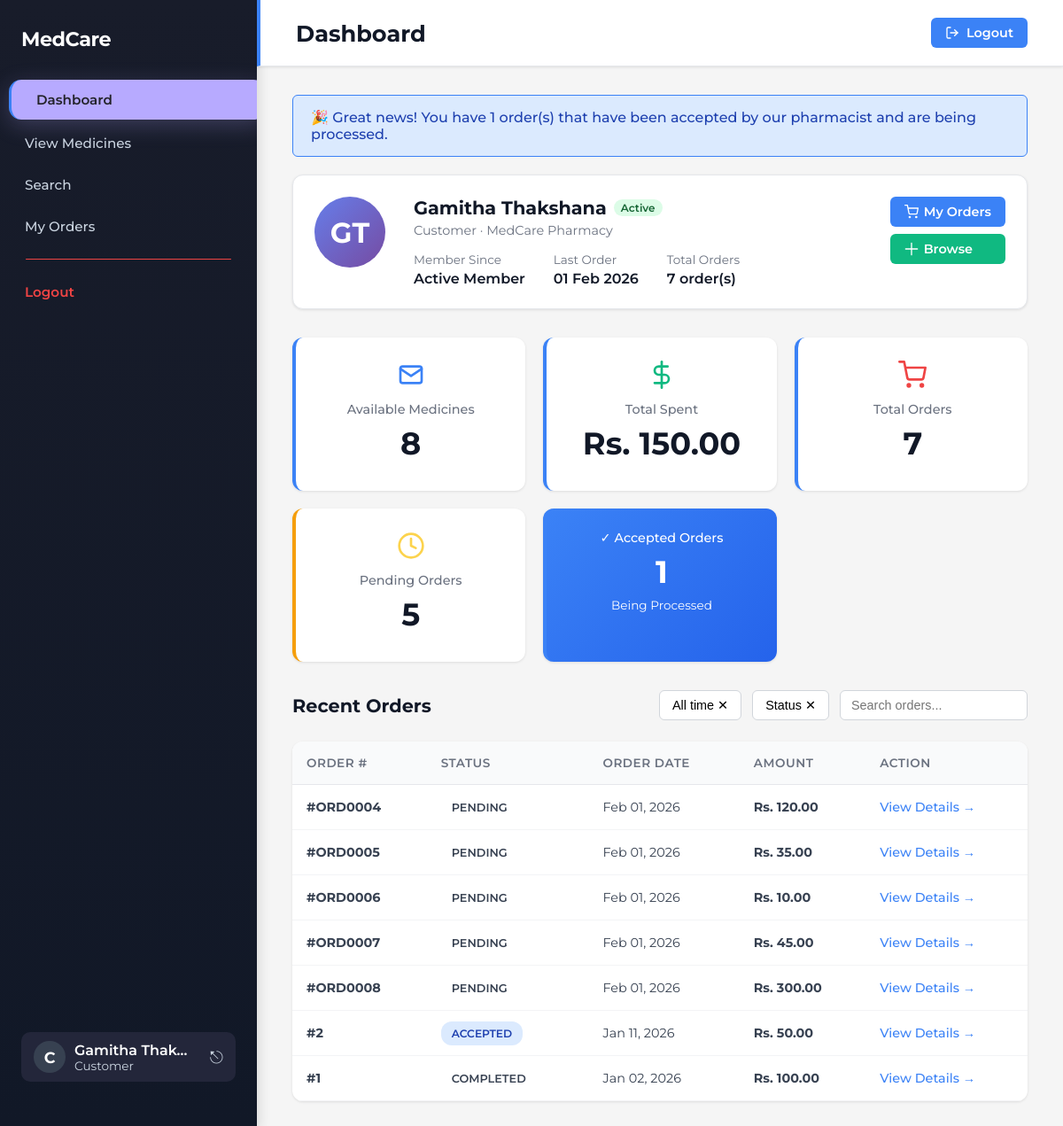
/dashboard_customer.php (signed in), run on the app's committed database.
### tables this page shows
CREATE TABLE IF NOT EXISTS `orders` (
  `ORDER_ID` varchar(10) NOT NULL,
  `CUSTOMER_ID` varchar(10) NOT NULL,
  `ORDER_DATE` date NOT NULL,
  `TOTAL_AMOUNT` float NOT NULL,
  `STATUS` enum('PENDING','PROCESSING','COMPLETED','CANCEL') NOT NULL,
  `PRESCRIPTION_PATH` varchar(255) DEFAULT NULL,
  PRIMARY KEY (`ORDER_ID`),
  KEY `fk_CUSTOMER_ID_CUSTOMER` (`CUSTOMER_ID`)
);

### public/dashboard_customer.php (the view, shortened to what this page needs)
<?php
require_once '../config/db_connect.php';
$user_id = $_SESSION['user_id'];
$f_name = $_SESSION['f_name'] ?? 'Customer';
$l_name = $_SESSION['l_name'] ?? '';
$stmt = $conn->prepare("SELECT COUNT(*) AS total FROM medicine WHERE STOCK_QUANTITY > 0");
$stmt->execute();
$total_medicines = $stmt->get_result()->fetch_assoc()['total'] ?? 0;
$stmt = $conn->prepare("SELECT COUNT(*) AS total FROM orders WHERE CUSTOMER_ID = ?");
$stmt->bind_param("s", $user_id);
$stmt->execute();
$total_orders = $stmt->get_result()->fetch_assoc()['total'] ?? 0;
$stmt = $conn->prepare("SELECT COUNT(*) AS total FROM orders WHERE CUSTOMER_ID = ? AND STATUS = 'PENDING'");
$stmt->bind_param("s", $user_id);
$stmt->execute();
$pending_orders = $stmt->get_result()->fetch_assoc()['total'] ?? 0;
$stmt = $conn->prepare("SELECT COUNT(*) AS total FROM orders WHERE CUSTOMER_ID = ? AND STATUS = 'PROCESSING'");
$stmt->bind_param("s", $user_id);
$stmt->execute();
$accepted_orders = $stmt->get_result()->fetch_assoc()['total'] ?? 0;
$stmt = $conn->prepare("SELECT MAX(ORDER_DATE) AS last_order FROM orders WHERE CUSTOMER_ID = ?");
$stmt->bind_param("s", $user_id);
$stmt->execute();
$last_order = $stmt->get_result()->fetch_assoc()['last_order'] ?? null;
$stmt = $conn->prepare("SELECT SUM(TOTAL_AMOUNT) AS total_spent FROM orders WHERE CUSTOMER_ID = ? AND STATUS IN ('COMPLETED', 'PROCESSING')");
$stmt->bind_param("s", $user_id);
$stmt->execute();
$total_spent = $stmt->get_result()->fetch_assoc()['total_spent'] ?? 0;
$stmt = $conn->prepare("SELECT ORDER_ID, TOTAL_AMOUNT, STATUS, ORDER_DATE FROM orders WHERE CUSTOMER_ID = ? ORDER BY ORDER_DATE DESC LIMIT 10");
$stmt->bind_param("s", $user_id);
$stmt->execute();
$recent_orders = $stmt->get_result();
function getCustomerStatus($dbStatus) {
    if ($dbStatus === 'PROCESSING') {
        return 'ACCEPTED';
    }
    return $dbStatus;
}
?>
<!DOCTYPE html>
<html lang="en">
<head>
<link rel="stylesheet" href="../css/dashboard.css">
</head>
<body>
<div class="sidebar" style="background: linear-gradient(180deg, #181c2a 0%, #111827 100%); color: #fff; min-width: 290px; width: 290px; display: flex; flex-direction: column; align-items: stretch; justify-content: space-between; height: 100vh; position: fixed; left: 0; top: 0; box-shadow: 4px 0 12px rgba(0,0,0,0.10); overflow: hidden;">
    <div>
        <div class="sidebar-logo" style="padding: 0 24px; margin-bottom: 32px; font-size: 1.4rem; font-weight: 700; letter-spacing: -0.5px; color: #fff;">MedCare</div>
        <nav class="sidebar-nav" style="display: flex; flex-direction: column; gap: 2px;">
            <a href="dashboard_customer.php" class="active" style="display: flex; align-items: center; gap: 12px; padding: 13px 28px; border-radius: 14px; background: #b7aaff; color: #23232a; font-weight: 600; margin-bottom: 2px; margin-left: 10px; margin-right: -8px; box-shadow: 0 6px 24px 0 rgba(183,170,255,0.25), 0 1.5px 8px 0 rgba(0,0,0,0.10); position: relative; z-index: 2;">Dashboard</a>
            <a href="view_medicines.php" style="display: flex; align-items: center; gap: 12px; padding: 13px 28px; border-radius: 12px; color: #cbd5e1; font-weight: 500;">View Medicines</a>
            <a href="search_medicine.php" style="display: flex; align-items: center; gap: 12px; padding: 13px 28px; border-radius: 12px; color: #cbd5e1; font-weight: 500;">Search</a>
            <a href="my_order.php" style="display: flex; align-items: center; gap: 12px; padding: 13px 28px; border-radius: 12px; color: #cbd5e1; font-weight: 500;">My Orders</a>
            <div style="height:1px; background:#ef4444; width:80%; margin:12px auto; border-radius:1px;"></div>
            <a href="logout.php" style="display: flex; align-items: center; gap: 12px; padding: 13px 28px; border-radius: 12px; color: #ef4444; font-weight: 600;">Logout</a>
        </nav>
    </div>
    <div style="padding: 0 24px 24px 24px;">
        <div style="display: flex; align-items: center; gap: 10px; background: #23263a; border-radius: 10px; padding: 10px 14px;">
            <div style="width: 36px; height: 36px; border-radius: 50%; background: #374151; display: flex; align-items: center; justify-content: center; font-size: 1.1em; font-weight: 700; color: #fff;">C</div>
            <div style="flex:1; min-width:0;">
                <div style="font-size: 1em; font-weight: 600; color: #fff; white-space:nowrap; overflow:hidden; text-overflow:ellipsis;"><?php echo htmlspecialchars($f_name . ' ' . $l_name); ?></div>
                <div style="font-size: 0.85em; color: #cbd5e1;">Customer</div>
            </div>
            <a href="logout.php" style="color: #cbd5e1; font-size: 1.2em; text-decoration: none; margin-left: 8px;">⎋</a>
        </div>
    </div>
</div>
<div style="margin-left: 290px;" class="main-content">
    <div class="header-bar" style="display: flex; justify-content: space-between; align-items: center; background: white; padding: 20px 40px; box-shadow: 0 1px 3px rgba(0,0,0,0.1); border-bottom: 1px solid #e5e7eb;">
        <h1 style="color: #111827; font-size: 1.6rem; font-weight: 700; margin: 0;">Dashboard</h1>
        <a href="logout.php" style="display: flex; align-items: center; gap: 8px; color: white; background: #3B82F6; text-decoration: none; font-weight: 600; padding: 8px 16px; border-radius: 6px; transition: all 0.3s; font-size: 0.9rem;" onmouseover="this.style.background='#2563EB';" onmouseout="this.style.background='#3B82F6';">
            <svg width="16" height="16" viewBox="0 0 24 24" fill="none" stroke="currentColor" stroke-width="2" stroke-linecap="round" stroke-linejoin="round">
                <path d="M9 21H5a2 2 0 0 1-2-2V5a2 2 0 0 1 2-2h4"></path>
                <polyline points="16 17 21 12 16 7"></polyline>
                <line x1="21" y1="12" x2="9" y2="12"></line>
            </svg>
            Logout
        </a>
    </div>
    <div class="content">
        <?php if ($accepted_orders > 0): ?>
        <div class="alert alert-info">
            🎉 Great news! You have <?php echo $accepted_orders; ?> order(s) that have been accepted by our pharmacist and are being processed.
        </div>
        <?php endif; ?>
        <div style="background: white; border-radius: 12px; padding: 24px; margin-bottom: 32px; box-shadow: 0 1px 3px rgba(0,0,0,0.1); border: 1px solid #e5e7eb;">
            <div style="display: flex; align-items: flex-start; gap: 24;">
                <div style="width: 80px; height: 80px; border-radius: 50%; background: linear-gradient(135deg, #667eea 0%, #764ba2 100%); display: flex; align-items: center; justify-content: center; color: white; font-weight: 700; font-size: 2rem; flex-shrink: 0;">
                    <?php echo strtoupper(substr($f_name, 0, 1) . substr($l_name, 0, 1)); ?>
                </div>
                <div style="flex: 1; margin-left: 32px;">
                    <div style="display: flex; align-items: center; gap: 8px; margin-bottom: 4px;">
                        <h2 style="margin: 0; font-size: 1.3rem; font-weight: 700; color: #111827;"><?php echo htmlspecialchars($f_name . ' ' . $l_name); ?></h2>
                        <div style="background: #dcfce7; color: #166534; padding: 2px 8px; border-radius: 12px; font-size: 0.75rem; font-weight: 600;">Active</div>
                    </div>
                    <div style="color: #6B7280; margin-bottom: 16px; font-size: 0.9rem;">Customer · MedCare Pharmacy</div>
                    <div style="display: flex; gap: 32px; flex-wrap: wrap;">
                        <div>
                            <div style="color: #6B7280; font-size: 0.85rem; margin-bottom: 4px;">Member Since</div>
                            <div style="color: #111827; font-weight: 600;">Active Member</div>
                        </div>
                        <div>
                            <div style="color: #6B7280; font-size: 0.85rem; margin-bottom: 4px;">Last Order</div>
                            <div style="color: #111827; font-weight: 600;"><?php echo $last_order ? date('d M Y', strtotime($last_order)) : 'No orders yet'; ?></div>
                        </div>
                        <div>
                            <div style="color: #6B7280; font-size: 0.85rem; margin-bottom: 4px;">Total Orders</div>
                            <div style="color: #111827; font-weight: 600;"><?php echo $total_orders; ?> order(s)</div>
                        </div>
                    </div>
                </div>
                <div style="display: flex; gap: 8px; flex-direction: column;">
                    <a href="my_order.php" style="display: flex; align-items: center; gap: 6px; padding: 8px 16px; background: #3B82F6; color: white; text-decoration: none; border-radius: 6px; font-weight: 600; font-size: 0.9rem; border: none; cursor: pointer; transition: all 0.3s;" onmouseover="this.style.background='#2563EB';" onmouseout="this.style.background='#3B82F6';">
                        <svg width="16" height="16" fill="none" viewBox="0 0 24 24" stroke="currentColor" stroke-width="2" stroke-linecap="round" stroke-linejoin="round">
                            <circle cx="9" cy="21" r="1"></circle>
                            <circle cx="20" cy="21" r="1"></circle>
                            <path d="M1 1h4l2.68 13.39a2 2 0 0 0 2 1.61h9.72a2 2 0 0 0 2-1.61L23 6H6"></path>
                        </svg>
                        My Orders
                    </a>
                    <a href="view_medicines.php" style="display: flex; align-items: center; gap: 6px; padding: 8px 16px; background: #10B981; color: white; text-decoration: none; border-radius: 6px; font-weight: 600; font-size: 0.9rem; border: none; cursor: pointer; transition: all 0.3s;" onmouseover="this.style.background='#059669';" onmouseout="this.style.background='#10B981';">
                        <svg width="16" height="16" fill="none" viewBox="0 0 24 24" stroke="currentColor" stroke-width="2" stroke-linecap="round" stroke-linejoin="round">
                            <path d="M12 2v20M2 12h20"></path>
                        </svg>
                        Browse
                    </a>
                </div>
            </div>
        </div>
        <div class="stats-grid">
            <div class="stat-card">
                <div class="stat-icon" style="margin-bottom: 12px; color: #3B82F6;">
                    <svg width="32" height="32" fill="none" viewBox="0 0 24 24" stroke="currentColor" stroke-width="2" stroke-linecap="round" stroke-linejoin="round">
                        <path d="M19 5H5c-1.1 0-2 .9-2 2v10c0 1.1.9 2 2 2h14c1.1 0 2-.9 2-2V7c0-1.1-.9-2-2-2z"></path>
                        <polyline points="3 7 12 13 21 7"></polyline>
                    </svg>
                </div>
                <div class="stat-label">Available Medicines</div>
                <div class="stat-number"><?php echo $total_medicines; ?></div>
            </div>
            <div class="stat-card">
                <div class="stat-icon" style="margin-bottom: 12px; color: #10B981;">
                    <svg width="32" height="32" fill="none" viewBox="0 0 24 24" stroke="currentColor" stroke-width="2" stroke-linecap="round" stroke-linejoin="round">
                        <line x1="12" y1="1" x2="12" y2="23"></line>
                        <path d="M17 5H9.5a3.5 3.5 0 0 0 0 7h5a3.5 3.5 0 0 1 0 7H6"></path>
                    </svg>
                </div>
                <div class="stat-label">Total Spent</div>
                <div class="stat-number">Rs. <?php echo number_format($total_spent, 2); ?></div>
            </div>
            <div class="stat-card">
                <div class="stat-icon" style="margin-bottom: 12px; color: #EF4444;">
                    <svg width="32" height="32" fill="none" viewBox="0 0 24 24" stroke="currentColor" stroke-width="2" stroke-linecap="round" stroke-linejoin="round">
                        <circle cx="9" cy="21" r="1"></circle>
                        <circle cx="20" cy="21" r="1"></circle>
                        <path d="M1 1h4l2.68 13.39a2 2 0 0 0 2 1.61h9.72a2 2 0 0 0 2-1.61L23 6H6"></path>
                    </svg>
                </div>
                <div class="stat-label">Total Orders</div>
                <div class="stat-number"><?php echo $total_orders; ?></div>
            </div>
            <div class="stat-card pending">
                <div class="stat-icon" style="margin-bottom: 12px; color: #FCD34D;">
                    <svg width="32" height="32" fill="none" viewBox="0 0 24 24" stroke="currentColor" stroke-width="2" stroke-linecap="round" stroke-linejoin="round">
                        <circle cx="12" cy="12" r="10"></circle>
                        <polyline points="12 6 12 12 16 14"></polyline>
                    </svg>
                </div>
                <div class="stat-label">Pending Orders</div>
                <div class="stat-number"><?php echo $pending_orders; ?></div>
            </div>
            <?php if ($accepted_orders > 0): ?>
            <div class="stat-card accepted">
                <div class="stat-label">✓ Accepted Orders</div>
                <div class="stat-number"><?php echo $accepted_orders; ?></div>
                <div class="stat-change">Being Processed</div>
            </div>
            <?php endif; ?>
        </div>
        <div class="table-header" style="display:flex; justify-content:space-between; align-items:center; margin-bottom:24px;">
            <h2>Recent Orders</h2>
            <div class="filters">
                <button class="filter-btn">All time ✕</button>
                <button class="filter-btn">Status ✕</button>
                <input type="text" class="search-box" placeholder="Search orders...">
            </div>
        </div>
        <table class="data-table">
            <thead>
                <tr>
                    <th>Order #</th>
                    <th>Status</th>
                    <th>Order Date</th>
                    <th>Amount</th>
                    <th>Action</th>
                </tr>
            </thead>
            <tbody>
                <?php
                if ($recent_orders && $recent_orders->num_rows > 0) {
                    while ($row = $recent_orders->fetch_assoc()) {
                        $customerStatus = getCustomerStatus($row['STATUS']);
                        $statusClass = strtolower($customerStatus);
                        echo "<tr>";
                        echo "<td><strong>#" . htmlspecialchars($row['ORDER_ID']) . "</strong></td>";
                        echo "<td><span class='status " . htmlspecialchars($statusClass) . "'>" . htmlspecialchars($customerStatus) . "</span></td>";
                        echo "<td>" . date('M d, Y', strtotime($row['ORDER_DATE'])) . "</td>";
                        echo "<td><strong>Rs. " . number_format($row['TOTAL_AMOUNT'], 2) . "</strong></td>";
                        echo "<td><a href='order_details.php?id=" . htmlspecialchars($row['ORDER_ID']) . "' style='color: #3b82f6; text-decoration: none; font-weight: 500;'>View Details →</a></td>";
                        echo "</tr>";
                    }
                } else {
                    echo "<tr><td colspan='5' style='text-align:center; padding:32px;'>No orders found</td></tr>";
                }
                ?>
            </tbody>
        </table>
    </div>
</div>
</body>
</html>

### data on the page
orders: ORDER_ID "ORD0004", STATUS "PENDING", ORDER_DATE "Feb 01, 2026", TOTAL_AMOUNT "120.00"
orders: ORDER_ID "ORD0005", STATUS "PENDING", ORDER_DATE "Feb 01, 2026", TOTAL_AMOUNT "35.00"
orders: ORDER_ID "ORD0006", STATUS "PENDING", ORDER_DATE "Feb 01, 2026", TOTAL_AMOUNT "10.00"
orders: ORDER_ID "ORD0007", STATUS "PENDING", ORDER_DATE "Feb 01, 2026", TOTAL_AMOUNT "45.00"
orders: ORDER_ID "ORD0008", STATUS "PENDING", ORDER_DATE "Feb 01, 2026", TOTAL_AMOUNT "300.00"
orders: ORDER_ID "2", STATUS "ACCEPTED", ORDER_DATE "Jan 11, 2026", TOTAL_AMOUNT "50.00"
orders: ORDER_ID "1", STATUS "COMPLETED", ORDER_DATE "Jan 02, 2026", TOTAL_AMOUNT "100.00"

### other printed values
$f_name . ' ' . $l_name "Gamitha Thak…"
$accepted_orders "1"
substr($f_name, 0, 1) . substr($l_name, 0, 1) "GT"
$f_name . ' ' . $l_name "Gamitha Thakshana"
date('d M Y', strtotime($last_order)) "01 Feb 2026"
$total_orders "7"
$total_medicines "8"
$total_spent "150.00"
$pending_orders "5"
